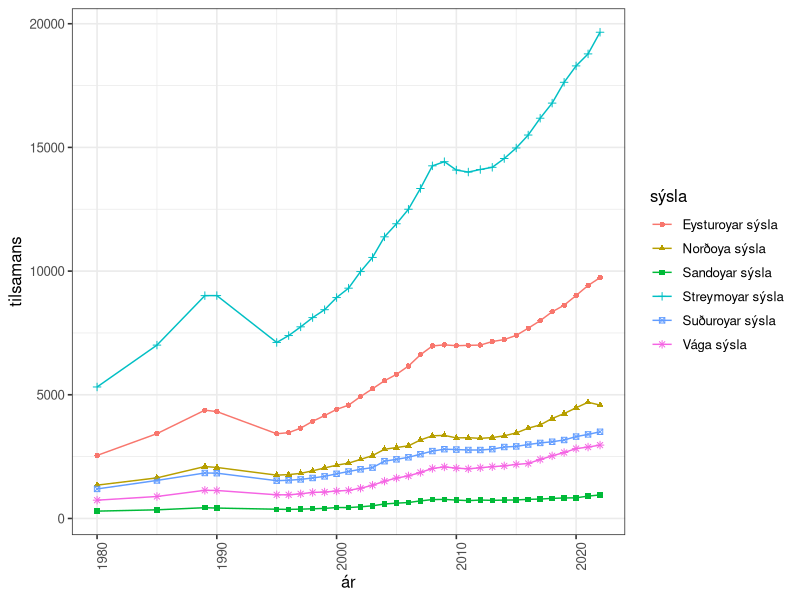
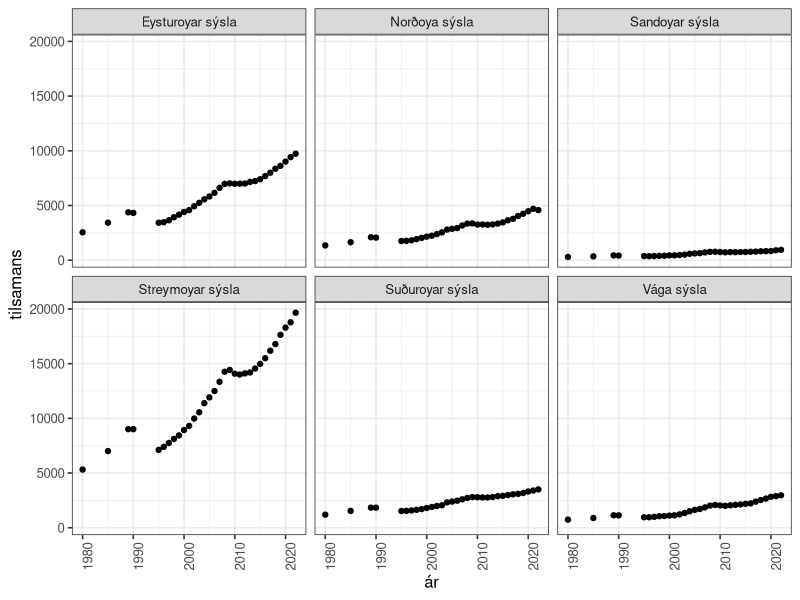
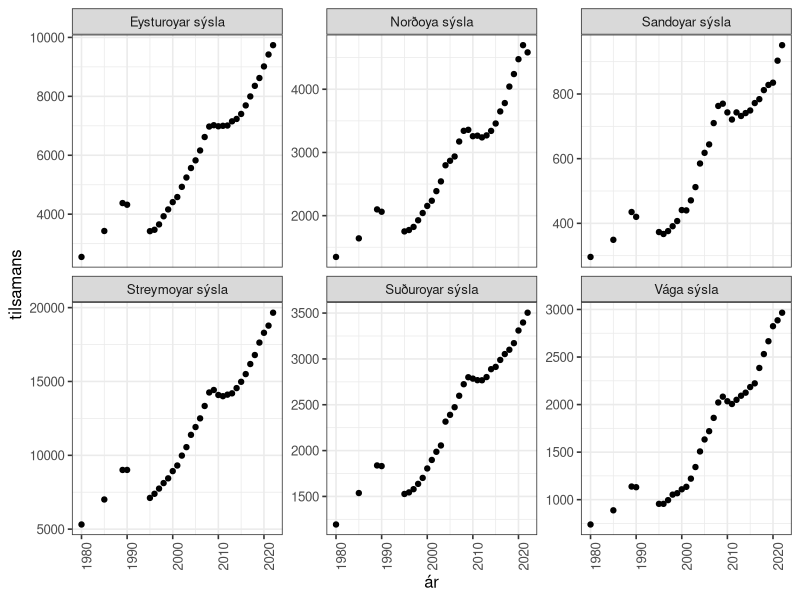
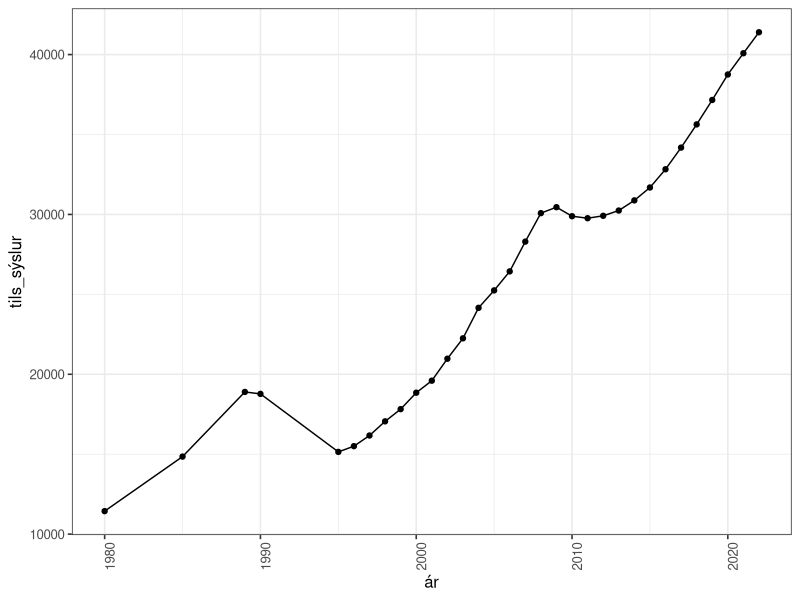
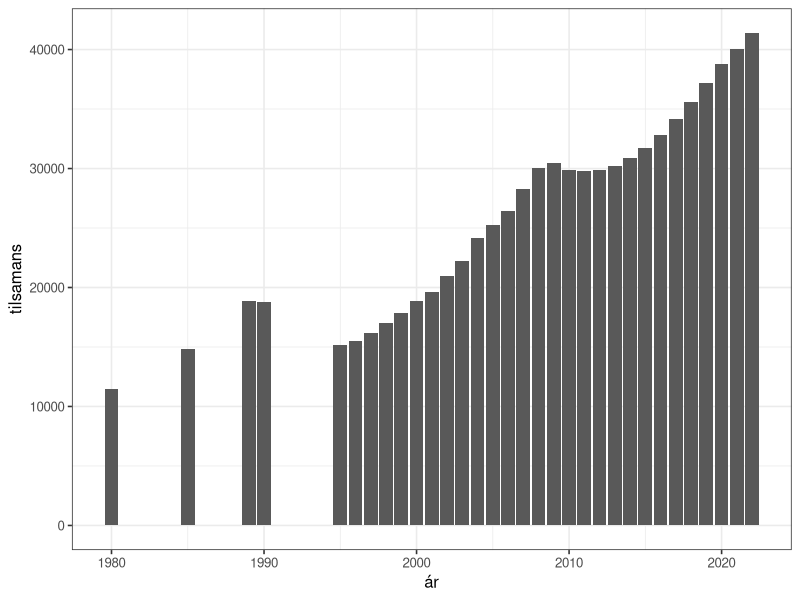
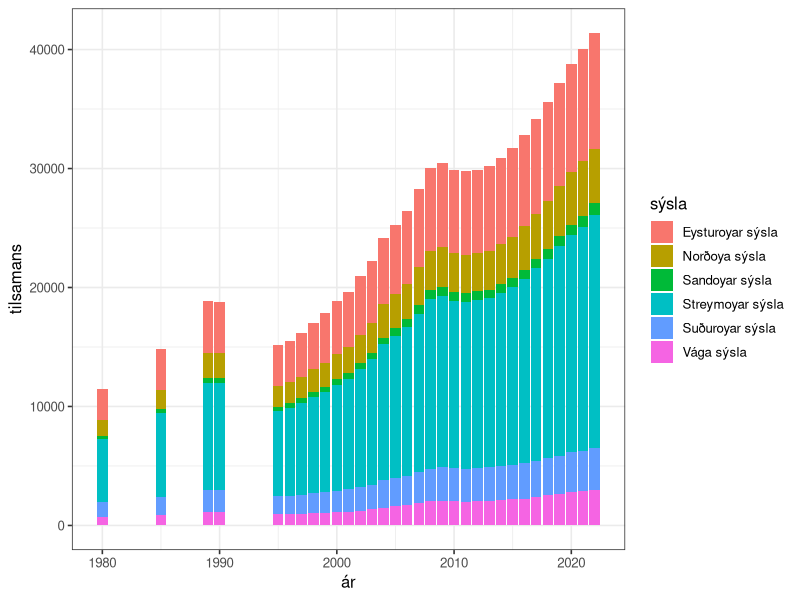
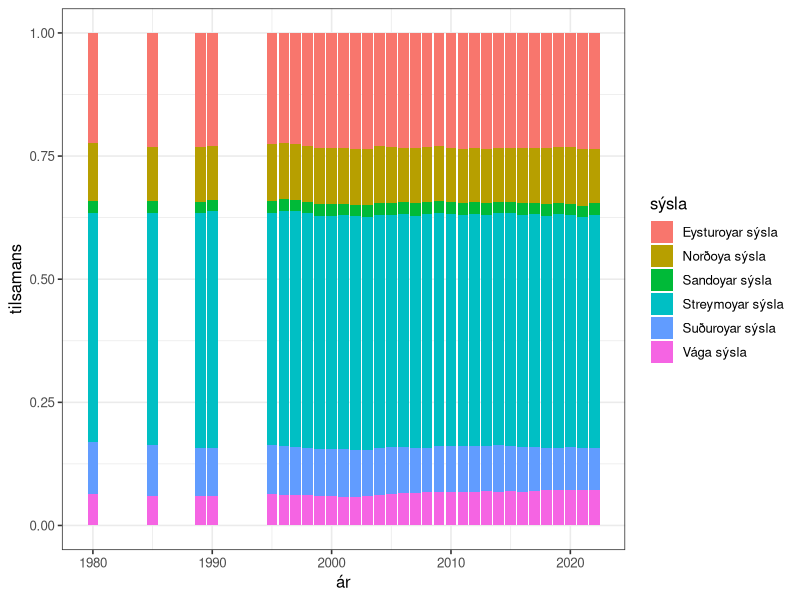
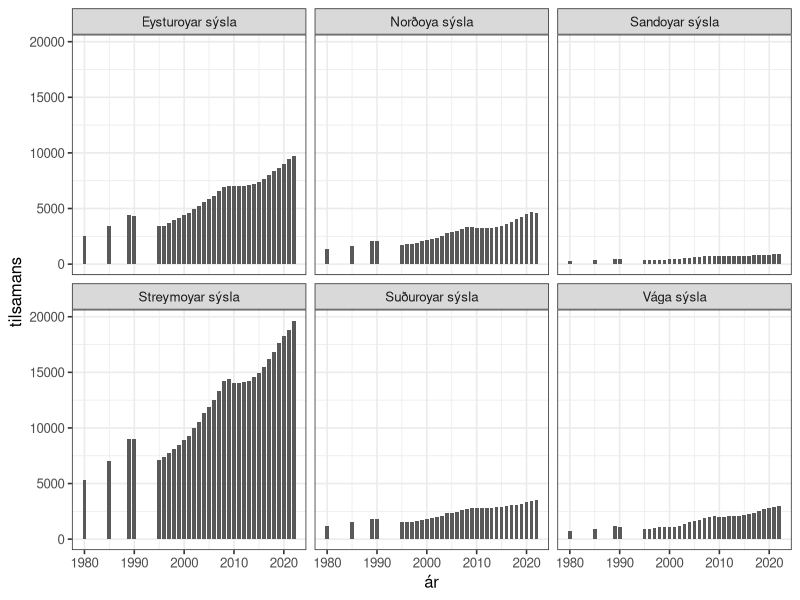

Recreate these plots in R, in order.
## ---- chunk 1
#install.packages("tidyverse")
## ---- chunk 2
knitr::opts_chunk$set(echo = TRUE)

options(dplyr.summarise.inform = FALSE)
library(tidyverse)


# set theme used for plotting
theme_set(theme_bw(base_size = 12))

## ---- chunk 3

akfar <- read_csv("data/akfar.csv")

## ---- chunk 4
akfar
## ---- chunk 5
akfar %>%
  arrange(desc(tilsamans)) %>%
  arrange(desc(ár))
## ---- chunk 6
ggplot(akfar) +
  geom_point(aes(x = ár, y = tilsamans, colour = sýsla, shape = sýsla)) +
  geom_line(aes(x = ár, y = tilsamans, colour = sýsla)) +
  theme(axis.text.x = element_text(angle=90))
## ---- chunk 7
ggplot(akfar) +
  geom_point(aes(x = ár, y = tilsamans)) +
  theme(axis.text.x = element_text(angle = 90)) +
  facet_wrap(~ sýsla)
## ---- chunk 8
ggplot(akfar) +
  geom_point(aes(x = ár, y = tilsamans)) +
  theme(axis.text.x = element_text(angle = 90)) +
  facet_wrap(~ sýsla,
             scales = "free_y")
## ---- chunk 9
akfar_tils <- akfar %>%
  group_by(ár, sýsla) %>%
  summarise(n_sýslur = sum(tilsamans)) %>%
  summarise(tils_sýslur = sum(n_sýslur))
akfar_tils
## ---- chunk 10
ggplot(akfar_tils) +
  geom_point(aes(x = ár, y = tils_sýslur)) +
  geom_line(aes(x = ár, y = tils_sýslur)) +
  theme(axis.text.x = element_text(angle=90))
## ---- chunk 11
ggplot(data=akfar, aes(x = ár, y = tilsamans)) +
  geom_bar(stat='identity')
## ---- chunk 12
ggplot(data=akfar, aes(x = ár, y = tilsamans, fill = sýsla)) +
  geom_bar(stat='identity')
## ---- chunk 13
ggplot(akfar, aes(x = ár, y = tilsamans, fill = sýsla)) +
  geom_bar(stat = 'identity', position = 'fill')

## ---- chunk 14
ggplot(akfar, aes(x = ár, y = tilsamans)) +
  geom_bar(stat = 'identity', width = 0.75) +
  facet_wrap(~sýsla)
## ---- chunk 15
ggplot(akfar, aes(x = ár, y = tilsamans)) +
  geom_bar(stat = 'identity', width = 0.75) +
  facet_wrap(~sýsla,
             scales = "free_y")
## ---- chunk 16
# ár, slag, MWh
elorka <- read.csv2("data/elorka.csv", sep=",")
## ---- chunk 17
ggplot(elorka, aes(ár, MWh, color = slag, shape = slag)) +
  geom_point() +
  geom_line()
## ---- chunk 18
elorka_total <-
  elorka %>%
  group_by(ár) %>%
  summarise(Orka = sum(ifelse(is.na(MWh), 0, MWh)))
elorka_total
## ---- chunk 19
ggplot(elorka, aes(slag, MWh)) +
  geom_boxplot()
## ---- chunk 20
elorka_perioda <- elorka %>% add_column("period" = cut_interval(x=elorka$ár, width=0, n=3, dig.lab=5))
elorka_perioda
## ---- chunk 21
ggplot(elorka_perioda, aes(slag, MWh)) +
  geom_boxplot() +
  facet_wrap(~period)
## ---- chunk 22
mm_colors <- c("Blue", "Orange", "Green", "Yellow", "Red", "Brown")
mm_probs <- c(0.21, 0.20, 0.20, 0.14, 0.13, 0.12)
## ---- chunk 23
event <- replicate(10000, {
  bag <- sample(
    x = mm_colors,
    prob = mm_probs,
    size = 1
  )
  sum(bag != "Green") == 1
})
mean(event)
## ---- chunk 24
event <- replicate(10000, {
  bag <- sample(
    x = mm_colors,
    prob = mm_probs,
    size = 1
  )
  sum(bag == "Red") == 1 | sum(bag == "Orange") == 1 | sum(bag == "Yellow") == 1
})
mean(event)
## ---- chunk 25
event <- replicate(10000, {
  bag <- sample(
    x = mm_colors,
    prob = mm_probs,
    size = 4,
    replace = TRUE
  )
  sum(bag == "Blue") >= 1
})
mean(event)
## ---- chunk 26
event <- replicate(10000, {
  bag <- sample(
    x = mm_colors,
    prob = mm_probs,
    size = 6,
    replace = TRUE
  )
  sum(bag == "Blue") == 1 & sum(bag == "Yellow") == 1 & sum(bag == "Red") == 1 & sum(bag == "Orange") == 1 & sum(bag == "Green") == 1 & sum(bag == "Brown") == 1
})
mean(event)
## ---- chunk 27
event <- replicate(10000, {
  bag <- sample(
    x = mm_colors,
    prob = mm_probs,
    size = 30,
    replace = TRUE
  )
  sum(bag == "Blue") >= 9 & sum(bag == "Orange") >= 6
})
mean(event)
## ---- chunk 28
bloodtypes <- c("O", "A", "B", "AB")
bloodprobs <- c(0.45, 0.40, 0.11, 0.04)
## ---- chunk 29
event <- replicate(10000, {
  bag <- sample(
    x = bloodtypes,
    prob = bloodprobs,
    size = 2,
    replace = TRUE
  )
  anyDuplicated(bag) > 0
})
mean(event)
## ---- chunk 30
sum_dice <- replicate(10000, {
  dieRoll <- sample(1:6, 2, replace = TRUE)
  sum(dieRoll)
})
table(sum_dice)
## ---- chunk 31
two_dice <- as_tibble(sum_dice)
two_dice
## ---- chunk 32
dice_factor <- as.factor(table(sum_dice))
dice_factor
## ---- chunk 33
ggplot(two_dice, aes(x = value)) +
  geom_bar()
## ---- chunk 34
ggplot(two_dice, aes(x = value, y = after_stat(prop))) +
  geom_bar(width = 0.75)
## ---- chunk 35
p_sum <- prop.table(table(two_dice))
c_sum <- cumsum(p_sum)
c_sum
